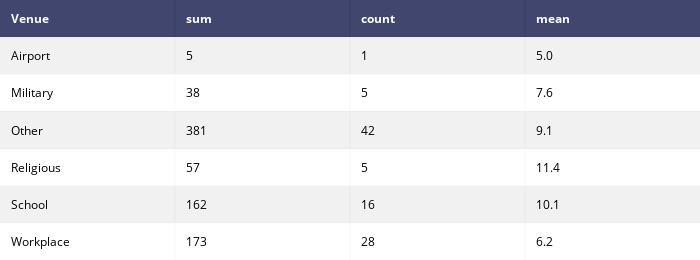

The code cell stored with this chart in its notebook:
### Code cell
sum_per_venue['count'] = count_per_venue
sum_per_venue['mean'] = np.around(sum_per_venue['sum']/count_per_venue,decimals=1)
sum_per_venue['Venue'] = sum_per_venue.index
sum_per_venue = sum_per_venue.reindex(columns=['Venue','sum','count','mean'])
table = ff.create_table(sum_per_venue,height_constant=30)
table.layout.width=700
#ply.iplot(table, filename='table1')
iplot(table, filename='table1')

### Figure 1 — Plotly figure (JSON) as saved in the notebook; plotly's stock layout.template omitted (floating-point values rounded to 4 significant figures)
{"data": [{"colorscale": [[0, "#00083e"], [0.5, "#ededee"], [1, "#ffffff"]], "hoverinfo": "none", "opacity": 0.75, "showscale": false, "type": "heatmap", "z": [[0, 0, 0, 0], [0.5, 0.5, 0.5, 0.5], [1, 1, 1, 1], [0.5, 0.5, 0.5, 0.5], [1, 1, 1, 1], [0.5, 0.5, 0.5, 0.5], [1, 1, 1, 1]]}], "layout": {"annotations": [{"align": "left", "font": {"color": "#ffffff"}, "showarrow": false, "text": "<b>Venue</b>", "x": -0.45, "xanchor": "left", "xref": "x1", "y": 0, "yref": "y1"}, {"align": "left", "font": {"color": "#ffffff"}, "showarrow": false, "text": "<b>sum</b>", "x": 0.55, "xanchor": "left", "xref": "x1", "y": 0, "yref": "y1"}, {"align": "left", "font": {"color": "#ffffff"}, "showarrow": false, "text": "<b>count</b>", "x": 1.55, "xanchor": "left", "xref": "x1", "y": 0, "yref": "y1"}, {"align": "left", "font": {"color": "#ffffff"}, "showarrow": false, "text": "<b>mean</b>", "x": 2.55, "xanchor": "left", "xref": "x1", "y": 0, "yref": "y1"}, {"align": "left", "font": {"color": "#000000"}, "showarrow": false, "text": "Airport", "x": -0.45, "xanchor": "left", "xref": "x1", "y": 1, "yref": "y1"}, {"align": "left", "font": {"color": "#000000"}, "showarrow": false, "text": "5", "x": 0.55, "xanchor": "left", "xref": "x1", "y": 1, "yref": "y1"}, {"align": "left", "font": {"color": "#000000"}, "showarrow": false, "text": "1", "x": 1.55, "xanchor": "left", "xref": "x1", "y": 1, "yref": "y1"}, {"align": "left", "font": {"color": "#000000"}, "showarrow": false, "text": "5.0", "x": 2.55, "xanchor": "left", "xref": "x1", "y": 1, "yref": "y1"}, {"align": "left", "font": {"color": "#000000"}, "showarrow": false, "text": "Military", "x": -0.45, "xanchor": "left", "xref": "x1", "y": 2, "yref": "y1"}, {"align": "left", "font": {"color": "#000000"}, "showarrow": false, "text": "38", "x": 0.55, "xanchor": "left", "xref": "x1", "y": 2, "yref": "y1"}, {"align": "left", "font": {"color": "#000000"}, "showarrow": false, "text": "5", "x": 1.55, "xanchor": "left", "xref": "x1", "y": 2, "yref": "y1"}, {"align": "left", "font": {"color": "#000000"}, "showarrow": false, "text": "7.6", "x": 2.55, "xanchor": "left", "xref": "x1", "y": 2, "yref": "y1"}, {"align": "left", "font": {"color": "#000000"}, "showarrow": false, "text": "Other", "x": -0.45, "xanchor": "left", "xref": "x1", "y": 3, "yref": "y1"}, {"align": "left", "font": {"color": "#000000"}, "showarrow": false, "text": "381", "x": 0.55, "xanchor": "left", "xref": "x1", "y": 3, "yref": "y1"}, {"align": "left", "font": {"color": "#000000"}, "showarrow": false, "text": "42", "x": 1.55, "xanchor": "left", "xref": "x1", "y": 3, "yref": "y1"}, {"align": "left", "font": {"color": "#000000"}, "showarrow": false, "text": "9.1", "x": 2.55, "xanchor": "left", "xref": "x1", "y": 3, "yref": "y1"}, {"align": "left", "font": {"color": "#000000"}, "showarrow": false, "text": "Religious", "x": -0.45, "xanchor": "left", "xref": "x1", "y": 4, "yref": "y1"}, {"align": "left", "font": {"color": "#000000"}, "showarrow": false, "text": "57", "x": 0.55, "xanchor": "left", "xref": "x1", "y": 4, "yref": "y1"}, {"align": "left", "font": {"color": "#000000"}, "showarrow": false, "text": "5", "x": 1.55, "xanchor": "left", "xref": "x1", "y": 4, "yref": "y1"}, {"align": "left", "font": {"color": "#000000"}, "showarrow": false, "text": "11.4", "x": 2.55, "xanchor": "left", "xref": "x1", "y": 4, "yref": "y1"}, {"align": "left", "font": {"color": "#000000"}, "showarrow": false, "text": "School", "x": -0.45, "xanchor": "left", "xref": "x1", "y": 5, "yref": "y1"}, {"align": "left", "font": {"color": "#000000"}, "showarrow": false, "text": "162", "x": 0.55, "xanchor": "left", "xref": "x1", "y": 5, "yref": "y1"}, {"align": "left", "font": {"color": "#000000"}, "showarrow": false, "text": "16", "x": 1.55, "xanchor": "left", "xref": "x1", "y": 5, "yref": "y1"}, {"align": "left", "font": {"color": "#000000"}, "showarrow": false, "text": "10.1", "x": 2.55, "xanchor": "left", "xref": "x1", "y": 5, "yref": "y1"}, {"align": "left", "font": {"color": "#000000"}, "showarrow": false, "text": "Workplace", "x": -0.45, "xanchor": "left", "xref": "x1", "y": 6, "yref": "y1"}, {"align": "left", "font": {"color": "#000000"}, "showarrow": false, "text": "173", "x": 0.55, "xanchor": "left", "xref": "x1", "y": 6, "yref": "y1"}, {"align": "left", "font": {"color": "#000000"}, "showarrow": false, "text": "28", "x": 1.55, "xanchor": "left", "xref": "x1", "y": 6, "yref": "y1"}, {"align": "left", "font": {"color": "#000000"}, "showarrow": false, "text": "6.2", "x": 2.55, "xanchor": "left", "xref": "x1", "y": 6, "yref": "y1"}], "height": 260, "margin": {"b": 0, "l": 0, "r": 0, "t": 0}, "width": 700, "xaxis": {"dtick": 1, "gridwidth": 2, "showticklabels": false, "tick0": -0.5, "ticks": "", "zeroline": false}, "yaxis": {"autorange": "reversed", "dtick": 1, "gridwidth": 2, "showticklabels": false, "tick0": 0.5, "ticks": "", "zeroline": false}}}
